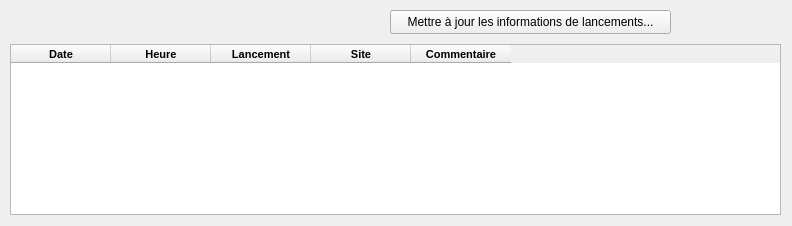
<?xml version="1.0" encoding="UTF-8"?>
<ui version="4.0">
 <class>InformationsLancements</class>
 <widget class="QFrame" name="InformationsLancements">
  <property name="geometry">
   <rect>
    <x>0</x>
    <y>0</y>
    <width>792</width>
    <height>226</height>
   </rect>
  </property>
  <property name="windowTitle">
   <string notr="true"/>
  </property>
  <widget class="QTableWidget" name="lancements">
   <property name="geometry">
    <rect>
     <x>10</x>
     <y>44</y>
     <width>771</width>
     <height>171</height>
    </rect>
   </property>
   <property name="font">
    <font>
     <pointsize>8</pointsize>
    </font>
   </property>
   <property name="horizontalScrollBarPolicy">
    <enum>Qt::ScrollBarAlwaysOff</enum>
   </property>
   <property name="editTriggers">
    <set>QAbstractItemView::NoEditTriggers</set>
   </property>
   <property name="dragDropOverwriteMode">
    <bool>false</bool>
   </property>
   <property name="alternatingRowColors">
    <bool>true</bool>
   </property>
   <property name="selectionMode">
    <enum>QAbstractItemView::SingleSelection</enum>
   </property>
   <property name="selectionBehavior">
    <enum>QAbstractItemView::SelectRows</enum>
   </property>
   <property name="wordWrap">
    <bool>false</bool>
   </property>
   <property name="cornerButtonEnabled">
    <bool>false</bool>
   </property>
   <property name="columnCount">
    <number>5</number>
   </property>
   <attribute name="verticalHeaderVisible">
    <bool>false</bool>
   </attribute>
   <column>
    <property name="text">
     <string extracomment="Date and hour">Date</string>
    </property>
    <property name="font">
     <font>
      <bold>true</bold>
     </font>
    </property>
   </column>
   <column>
    <property name="text">
     <string>Heure</string>
    </property>
    <property name="font">
     <font>
      <bold>true</bold>
     </font>
    </property>
   </column>
   <column>
    <property name="text">
     <string>Lancement</string>
    </property>
    <property name="font">
     <font>
      <bold>true</bold>
     </font>
    </property>
   </column>
   <column>
    <property name="text">
     <string>Site</string>
    </property>
    <property name="font">
     <font>
      <bold>true</bold>
     </font>
    </property>
   </column>
   <column>
    <property name="text">
     <string>Commentaire</string>
    </property>
    <property name="font">
     <font>
      <bold>true</bold>
     </font>
    </property>
   </column>
  </widget>
  <widget class="QPushButton" name="majLancements">
   <property name="geometry">
    <rect>
     <x>390</x>
     <y>10</y>
     <width>281</width>
     <height>24</height>
    </rect>
   </property>
   <property name="text">
    <string>Mettre à jour les informations de lancements...</string>
   </property>
  </widget>
 </widget>
 <resources/>
 <connections/>
</ui>
